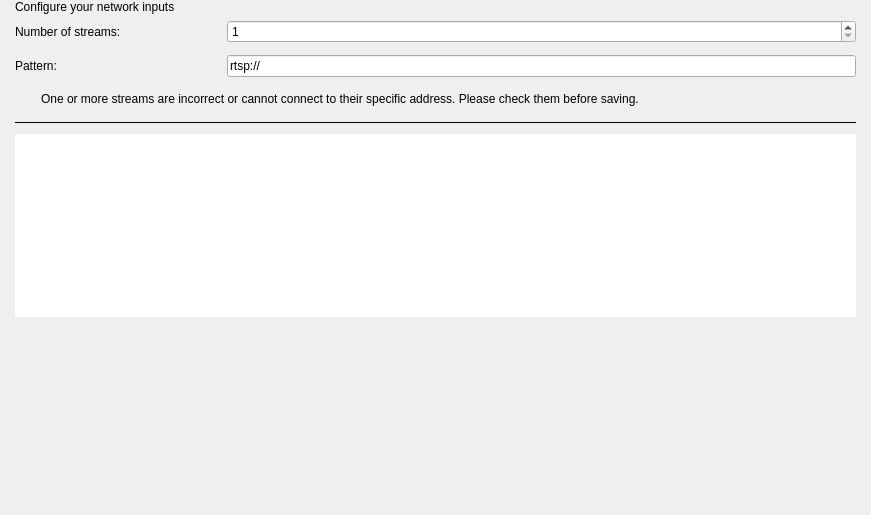
<?xml version="1.0" encoding="UTF-8"?>
<ui version="4.0">
 <class>MultiInputConfiguration</class>
 <widget class="QWidget" name="MultiInputConfiguration">
  <property name="geometry">
   <rect>
    <x>0</x>
    <y>0</y>
    <width>871</width>
    <height>515</height>
   </rect>
  </property>
  <layout class="QVBoxLayout" name="verticalLayout">
   <property name="leftMargin">
    <number>15</number>
   </property>
   <property name="topMargin">
    <number>0</number>
   </property>
   <property name="rightMargin">
    <number>15</number>
   </property>
   <property name="bottomMargin">
    <number>15</number>
   </property>
   <item>
    <widget class="QLabel" name="labelTitle">
     <property name="text">
      <string>Configure your network inputs</string>
     </property>
    </widget>
   </item>
   <item>
    <layout class="QGridLayout" name="gridLayout">
     <property name="bottomMargin">
      <number>4</number>
     </property>
     <property name="spacing">
      <number>12</number>
     </property>
     <item row="1" column="0">
      <widget class="QLabel" name="label">
       <property name="minimumSize">
        <size>
         <width>200</width>
         <height>0</height>
        </size>
       </property>
       <property name="maximumSize">
        <size>
         <width>200</width>
         <height>16777215</height>
        </size>
       </property>
       <property name="text">
        <string>Pattern:</string>
       </property>
      </widget>
     </item>
     <item row="0" column="1">
      <widget class="QSpinBox" name="inputNbSpinBox">
       <property name="sizePolicy">
        <sizepolicy hsizetype="Preferred" vsizetype="Preferred">
         <horstretch>0</horstretch>
         <verstretch>0</verstretch>
        </sizepolicy>
       </property>
       <property name="minimumSize">
        <size>
         <width>0</width>
         <height>0</height>
        </size>
       </property>
       <property name="minimum">
        <number>1</number>
       </property>
       <property name="maximum">
        <number>32</number>
       </property>
      </widget>
     </item>
     <item row="1" column="1">
      <widget class="QLineEdit" name="linePattern">
       <property name="sizePolicy">
        <sizepolicy hsizetype="Preferred" vsizetype="Preferred">
         <horstretch>0</horstretch>
         <verstretch>0</verstretch>
        </sizepolicy>
       </property>
       <property name="minimumSize">
        <size>
         <width>0</width>
         <height>0</height>
        </size>
       </property>
       <property name="text">
        <string>rtsp://</string>
       </property>
      </widget>
     </item>
     <item row="0" column="0">
      <widget class="QLabel" name="label_2">
       <property name="minimumSize">
        <size>
         <width>200</width>
         <height>0</height>
        </size>
       </property>
       <property name="maximumSize">
        <size>
         <width>200</width>
         <height>16777215</height>
        </size>
       </property>
       <property name="text">
        <string>Number of streams:</string>
       </property>
      </widget>
     </item>
     <item row="3" column="0" colspan="2">
      <widget class="Line" name="line">
       <property name="frameShadow">
        <enum>QFrame::Plain</enum>
       </property>
       <property name="orientation">
        <enum>Qt::Horizontal</enum>
       </property>
      </widget>
     </item>
     <item row="2" column="0" colspan="2">
      <widget class="QFrame" name="frameError">
       <layout class="QHBoxLayout" name="horizontalLayout_2">
        <property name="leftMargin">
         <number>0</number>
        </property>
        <property name="topMargin">
         <number>0</number>
        </property>
        <property name="rightMargin">
         <number>0</number>
        </property>
        <property name="bottomMargin">
         <number>0</number>
        </property>
        <item>
         <widget class="QLabel" name="labelErrorConnection">
          <property name="minimumSize">
           <size>
            <width>20</width>
            <height>20</height>
           </size>
          </property>
          <property name="maximumSize">
           <size>
            <width>20</width>
            <height>20</height>
           </size>
          </property>
          <property name="text">
           <string/>
          </property>
          <property name="scaledContents">
           <bool>true</bool>
          </property>
          <property name="alignment">
           <set>Qt::AlignCenter</set>
          </property>
         </widget>
        </item>
        <item>
         <widget class="QLabel" name="labelMessage">
          <property name="text">
           <string>One or more streams are incorrect or cannot connect to their specific address. Please check them before saving.</string>
          </property>
         </widget>
        </item>
        <item>
         <spacer name="horizontalSpacer">
          <property name="orientation">
           <enum>Qt::Horizontal</enum>
          </property>
          <property name="sizeHint" stdset="0">
           <size>
            <width>40</width>
            <height>20</height>
           </size>
          </property>
         </spacer>
        </item>
       </layout>
      </widget>
     </item>
    </layout>
   </item>
   <item>
    <widget class="QListWidget" name="listInputs">
     <property name="frameShape">
      <enum>QFrame::NoFrame</enum>
     </property>
     <property name="frameShadow">
      <enum>QFrame::Plain</enum>
     </property>
     <property name="lineWidth">
      <number>0</number>
     </property>
     <property name="horizontalScrollBarPolicy">
      <enum>Qt::ScrollBarAlwaysOff</enum>
     </property>
     <property name="sizeAdjustPolicy">
      <enum>QAbstractScrollArea::AdjustToContents</enum>
     </property>
     <property name="editTriggers">
      <set>QAbstractItemView::NoEditTriggers</set>
     </property>
     <property name="showDropIndicator" stdset="0">
      <bool>false</bool>
     </property>
     <property name="selectionMode">
      <enum>QAbstractItemView::NoSelection</enum>
     </property>
     <property name="resizeMode">
      <enum>QListView::Adjust</enum>
     </property>
    </widget>
   </item>
   <item>
    <spacer name="verticalSpacer">
     <property name="orientation">
      <enum>Qt::Vertical</enum>
     </property>
     <property name="sizeHint" stdset="0">
      <size>
       <width>20</width>
       <height>40</height>
      </size>
     </property>
    </spacer>
   </item>
  </layout>
 </widget>
 <resources/>
 <connections/>
</ui>
